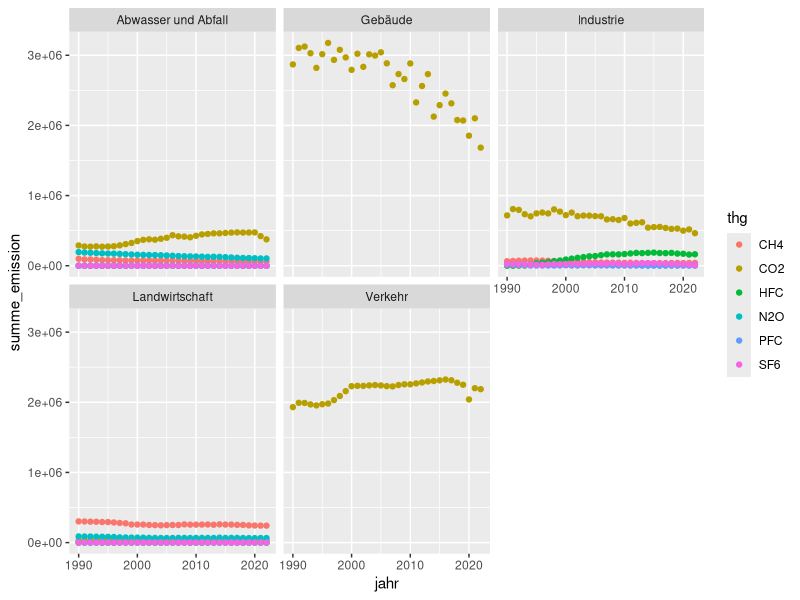
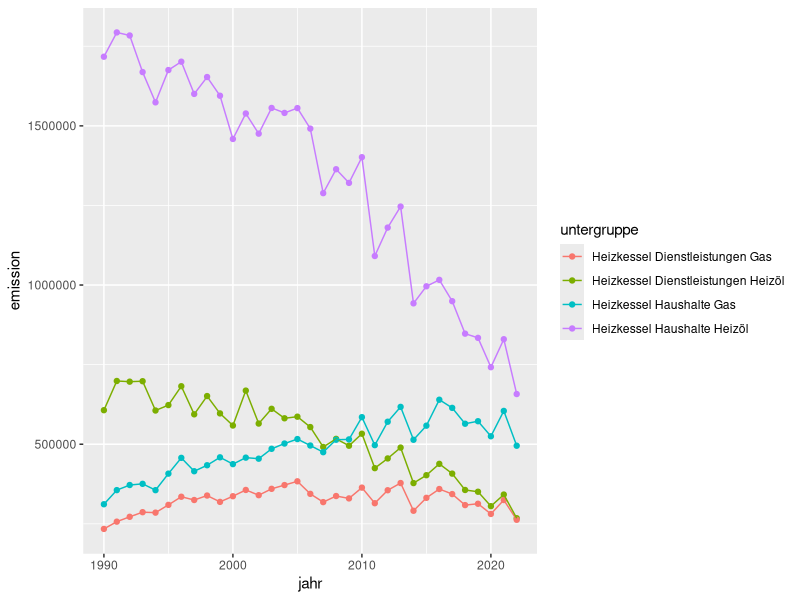
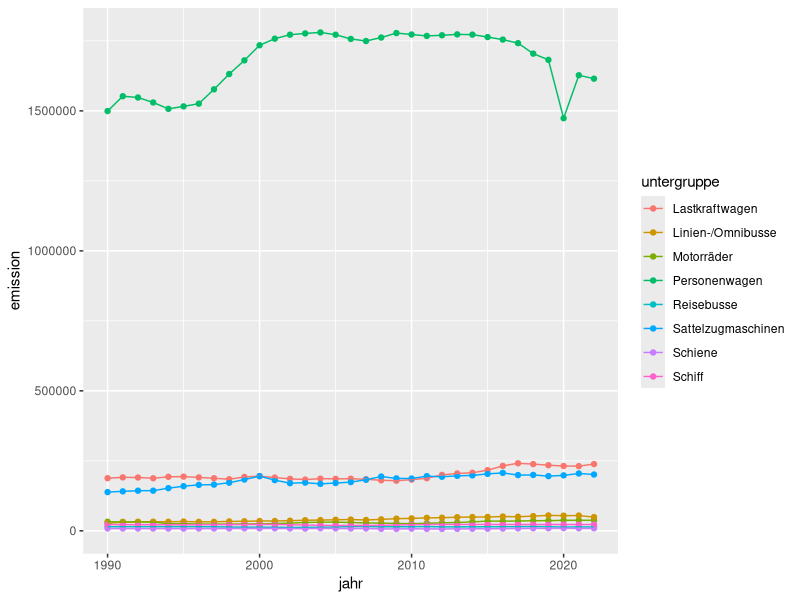

Write R code to recreate these figures, in order.
## ---- chunk 1
library(tidyverse)
library(readxl)
## ---- chunk 2
treibhausgase_in <- read_csv(here::here("data/ktzh-treibhausgase/KTZH_00002683_00005504.csv")) 

treibhausgase <- treibhausgase_in |>
    select(-nfr, -quelle, -einheit, -einheit_lang) 

# daten für Übungen speichern
treibhausgase |> 
    write_csv(here::here("data/ktzh-treibhausgase/ktzh-treibhausgase.csv"))
## ---- chunk 3

glimpse(treibhausgase)

treibhausgase |> 
    distinct(hauptgruppe)

treibhausgase |> 
    count(thg_agg)

treibhausgase |> 
    count(hauptgruppe, untergruppe)

treibhausgase |> 
    count(jahr)


## ---- chunk 4
treibhausgase |> 
    filter(hauptgruppe == "Verkehr")

treibhausgase |> 
    filter(hauptgruppe != "Verkehr")

treibhausgase |> 
    filter(hauptgruppe == "Verkehr", jahr == 2022)

treibhausgase |> 
    filter(thg == "CH4" | thg == "CO2" | thg == "N20")

treibhausgase |> 
    filter(thg %in% c("CH4", "CO2", "N20"))


treibhausgase |> 
    filter(jahr > 2010)

treibhausgase |> 
    filter(jahr <= 2010)



## ---- chunk 5
treibhausgase_verkehr <- treibhausgase |> 
    filter(hauptgruppe == "Verkehr", jahr == 2022) 
## ---- chunk 6

treibhausgase_verkehr |> 
    arrange(emission)

treibhausgase_verkehr |> 
    arrange(desc(emission))

## ---- chunk 7
treibhausgase_verkehr |> 
    select(jahr, untergruppe, emission)

treibhausgase_verkehr |> 
    select(-hauptgruppe)

treibhausgase_verkehr |> 
    select(jahr:untergruppe, emission)
## ---- chunk 8
treibhausgase_verkehr |> 
    rename(emission_co2eq_ton = emission) |> 
    select(jahr, untergruppe, emission_co2eq_ton)
## ---- chunk 9
treibhausgase_verkehr |> 
    mutate(emission_co2eq_kg = emission * 1000) 
## ---- chunk 10
treibhausgase |> 
    group_by(jahr, hauptgruppe, thg) |> 
    summarise(
        summe_emission = sum(emission)
    ) |> 
    ggplot(aes(x = jahr, y = summe_emission, color = thg)) +
    geom_point() +
    facet_wrap(~hauptgruppe)

treibhausgase |> 
    filter(hauptgruppe == "Gebäude") |> 
    ggplot(aes(x = jahr, y = emission, color = untergruppe)) +
    geom_point() +
    geom_path()

treibhausgase |> 
    filter(hauptgruppe == "Verkehr") |> 
    ggplot(aes(x = jahr, y = emission, color = untergruppe)) +
    geom_point() +
    geom_path()


